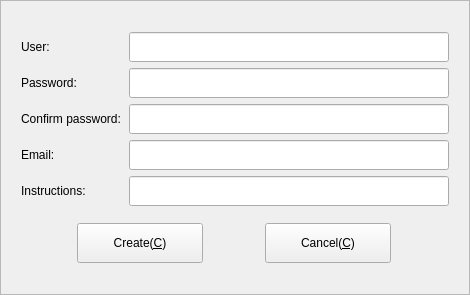
<?xml version="1.0" encoding="UTF-8"?>
<ui version="4.0">
 <class>CFrmRegister</class>
 <widget class="QFrame" name="CFrmRegister">
  <property name="geometry">
   <rect>
    <x>0</x>
    <y>0</y>
    <width>470</width>
    <height>295</height>
   </rect>
  </property>
  <property name="sizePolicy">
   <sizepolicy hsizetype="Preferred" vsizetype="Preferred">
    <horstretch>0</horstretch>
    <verstretch>0</verstretch>
   </sizepolicy>
  </property>
  <property name="minimumSize">
   <size>
    <width>0</width>
    <height>0</height>
   </size>
  </property>
  <property name="windowTitle">
   <string>Create account</string>
  </property>
  <property name="windowIcon">
   <iconset resource="../../Resource/Resource.qrc">
    <normaloff>:/icon/AppIcon</normaloff>:/icon/AppIcon</iconset>
  </property>
  <property name="frameShape">
   <enum>QFrame::StyledPanel</enum>
  </property>
  <property name="frameShadow">
   <enum>QFrame::Raised</enum>
  </property>
  <layout class="QGridLayout" name="gridLayout_3">
   <item row="0" column="0">
    <widget class="QWidget" name="widget" native="true">
     <property name="sizePolicy">
      <sizepolicy hsizetype="Preferred" vsizetype="Fixed">
       <horstretch>0</horstretch>
       <verstretch>0</verstretch>
      </sizepolicy>
     </property>
     <property name="minimumSize">
      <size>
       <width>0</width>
       <height>271</height>
      </size>
     </property>
     <property name="maximumSize">
      <size>
       <width>16777215</width>
       <height>271</height>
      </size>
     </property>
     <layout class="QGridLayout" name="gridLayout_2">
      <item row="0" column="0">
       <layout class="QGridLayout" name="gridLayout">
        <item row="0" column="0">
         <widget class="QLabel" name="label">
          <property name="sizePolicy">
           <sizepolicy hsizetype="Fixed" vsizetype="Fixed">
            <horstretch>0</horstretch>
            <verstretch>0</verstretch>
           </sizepolicy>
          </property>
          <property name="minimumSize">
           <size>
            <width>102</width>
            <height>30</height>
           </size>
          </property>
          <property name="text">
           <string>User:</string>
          </property>
         </widget>
        </item>
        <item row="0" column="1">
         <widget class="QLineEdit" name="txtUser">
          <property name="sizePolicy">
           <sizepolicy hsizetype="Preferred" vsizetype="Fixed">
            <horstretch>0</horstretch>
            <verstretch>0</verstretch>
           </sizepolicy>
          </property>
          <property name="minimumSize">
           <size>
            <width>0</width>
            <height>30</height>
           </size>
          </property>
          <property name="maximumSize">
           <size>
            <width>16777215</width>
            <height>30</height>
           </size>
          </property>
         </widget>
        </item>
        <item row="1" column="0">
         <widget class="QLabel" name="label_2">
          <property name="sizePolicy">
           <sizepolicy hsizetype="Fixed" vsizetype="Fixed">
            <horstretch>0</horstretch>
            <verstretch>0</verstretch>
           </sizepolicy>
          </property>
          <property name="minimumSize">
           <size>
            <width>102</width>
            <height>30</height>
           </size>
          </property>
          <property name="text">
           <string>Password:</string>
          </property>
         </widget>
        </item>
        <item row="1" column="1">
         <widget class="QLineEdit" name="txtPassword">
          <property name="minimumSize">
           <size>
            <width>0</width>
            <height>30</height>
           </size>
          </property>
          <property name="maximumSize">
           <size>
            <width>16777215</width>
            <height>30</height>
           </size>
          </property>
         </widget>
        </item>
        <item row="2" column="0">
         <widget class="QLabel" name="label_3">
          <property name="sizePolicy">
           <sizepolicy hsizetype="Fixed" vsizetype="Fixed">
            <horstretch>0</horstretch>
            <verstretch>0</verstretch>
           </sizepolicy>
          </property>
          <property name="minimumSize">
           <size>
            <width>102</width>
            <height>30</height>
           </size>
          </property>
          <property name="text">
           <string>Confirm password:</string>
          </property>
         </widget>
        </item>
        <item row="2" column="1">
         <widget class="QLineEdit" name="txtConfirmPassword">
          <property name="minimumSize">
           <size>
            <width>0</width>
            <height>30</height>
           </size>
          </property>
          <property name="maximumSize">
           <size>
            <width>16777215</width>
            <height>30</height>
           </size>
          </property>
         </widget>
        </item>
        <item row="3" column="0">
         <widget class="QLabel" name="label_4">
          <property name="sizePolicy">
           <sizepolicy hsizetype="Fixed" vsizetype="Fixed">
            <horstretch>0</horstretch>
            <verstretch>0</verstretch>
           </sizepolicy>
          </property>
          <property name="minimumSize">
           <size>
            <width>102</width>
            <height>30</height>
           </size>
          </property>
          <property name="text">
           <string>Email:</string>
          </property>
         </widget>
        </item>
        <item row="3" column="1">
         <widget class="QLineEdit" name="txtemail">
          <property name="minimumSize">
           <size>
            <width>0</width>
            <height>30</height>
           </size>
          </property>
          <property name="maximumSize">
           <size>
            <width>16777215</width>
            <height>30</height>
           </size>
          </property>
         </widget>
        </item>
        <item row="4" column="0">
         <widget class="QLabel" name="label_5">
          <property name="sizePolicy">
           <sizepolicy hsizetype="Fixed" vsizetype="Fixed">
            <horstretch>0</horstretch>
            <verstretch>0</verstretch>
           </sizepolicy>
          </property>
          <property name="minimumSize">
           <size>
            <width>102</width>
            <height>30</height>
           </size>
          </property>
          <property name="text">
           <string>Instructions:</string>
          </property>
         </widget>
        </item>
        <item row="4" column="1">
         <widget class="QLineEdit" name="txtInstructions">
          <property name="minimumSize">
           <size>
            <width>0</width>
            <height>30</height>
           </size>
          </property>
          <property name="maximumSize">
           <size>
            <width>16777215</width>
            <height>30</height>
           </size>
          </property>
         </widget>
        </item>
       </layout>
      </item>
      <item row="1" column="0">
       <layout class="QHBoxLayout" name="horizontalLayout">
        <item>
         <widget class="QPushButton" name="pbCreate">
          <property name="sizePolicy">
           <sizepolicy hsizetype="Fixed" vsizetype="Fixed">
            <horstretch>0</horstretch>
            <verstretch>0</verstretch>
           </sizepolicy>
          </property>
          <property name="minimumSize">
           <size>
            <width>126</width>
            <height>40</height>
           </size>
          </property>
          <property name="text">
           <string>Create(&amp;C)</string>
          </property>
          <property name="autoDefault">
           <bool>true</bool>
          </property>
          <property name="default">
           <bool>false</bool>
          </property>
         </widget>
        </item>
        <item>
         <widget class="QPushButton" name="pbCancel">
          <property name="sizePolicy">
           <sizepolicy hsizetype="Fixed" vsizetype="Fixed">
            <horstretch>0</horstretch>
            <verstretch>0</verstretch>
           </sizepolicy>
          </property>
          <property name="minimumSize">
           <size>
            <width>126</width>
            <height>40</height>
           </size>
          </property>
          <property name="maximumSize">
           <size>
            <width>126</width>
            <height>40</height>
           </size>
          </property>
          <property name="text">
           <string>Cancel(&amp;C)</string>
          </property>
          <property name="autoDefault">
           <bool>true</bool>
          </property>
          <property name="default">
           <bool>false</bool>
          </property>
         </widget>
        </item>
       </layout>
      </item>
     </layout>
    </widget>
   </item>
  </layout>
 </widget>
 <resources>
  <include location="../../Resource/Resource.qrc"/>
 </resources>
 <connections/>
</ui>
